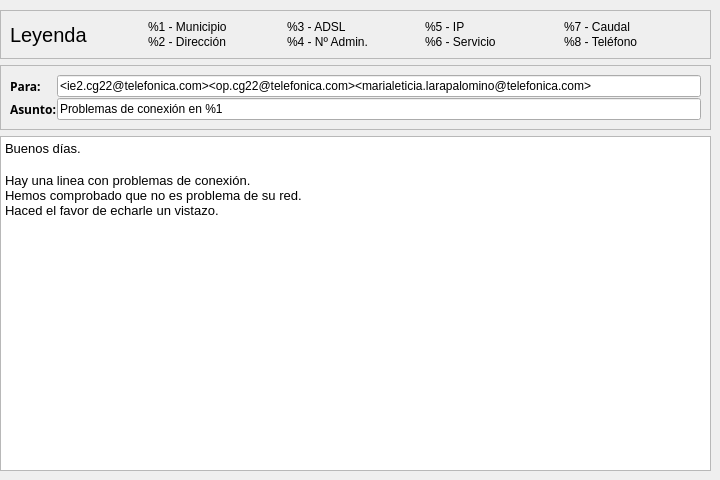
            <widget class="QWidget" name="correo">
             <attribute name="title">
              <string>Correo</string>
             </attribute>
             <widget class="QWidget" name="layoutWidget">
              <property name="geometry">
               <rect>
                <x>0</x>
                <y>10</y>
                <width>711</width>
                <height>461</height>
               </rect>
              </property>
              <layout class="QVBoxLayout" name="verticalLayout_20">
               <item>
                <widget class="QFrame" name="fr_leyenda">
                 <property name="frameShape">
                  <enum>QFrame::StyledPanel</enum>
                 </property>
                 <property name="frameShadow">
                  <enum>QFrame::Raised</enum>
                 </property>
                 <layout class="QVBoxLayout" name="verticalLayout_18">
                  <item>
                   <layout class="QHBoxLayout" name="horizontalLayout_10">
                    <property name="spacing">
                     <number>1</number>
                    </property>
                    <item>
                     <widget class="QLabel" name="label_42">
                      <property name="font">
                       <font>
                        <pointsize>15</pointsize>
                       </font>
                      </property>
                      <property name="text">
                       <string>Leyenda</string>
                      </property>
                     </widget>
                    </item>
                    <item>
                     <layout class="QVBoxLayout" name="verticalLayout_13">
                      <property name="spacing">
                       <number>1</number>
                      </property>
                      <item>
                       <widget class="QLabel" name="label_33">
                        <property name="text">
                         <string>%1 - Municipio</string>
                        </property>
                       </widget>
                      </item>
                      <item>
                       <widget class="QLabel" name="label_35">
                        <property name="text">
                         <string>%2 - Dirección</string>
                        </property>
                       </widget>
                      </item>
                     </layout>
                    </item>
                    <item>
                     <layout class="QVBoxLayout" name="verticalLayout_14">
                      <property name="spacing">
                       <number>1</number>
                      </property>
                      <item>
                       <widget class="QLabel" name="label_36">
                        <property name="text">
                         <string>%3 - ADSL</string>
                        </property>
                       </widget>
                      </item>
                      <item>
                       <widget class="QLabel" name="label_37">
                        <property name="text">
                         <string>%4 - Nº Admin.</string>
                        </property>
                       </widget>
                      </item>
                     </layout>
                    </item>
                    <item>
                     <layout class="QVBoxLayout" name="verticalLayout_15">
                      <property name="spacing">
                       <number>1</number>
                      </property>
                      <item>
                       <widget class="QLabel" name="label_38">
                        <property name="text">
                         <string>%5 - IP</string>
                        </property>
                       </widget>
                      </item>
                      <item>
                       <widget class="QLabel" name="label_39">
                        <property name="text">
                         <string>%6 - Servicio</string>
                        </property>
                       </widget>
                      </item>
                     </layout>
                    </item>
                    <item>
                     <layout class="QVBoxLayout" name="verticalLayout_16">
                      <property name="spacing">
                       <number>1</number>
                      </property>
                      <item>
                       <widget class="QLabel" name="label_40">
                        <property name="text">
                         <string>%7 - Caudal</string>
                        </property>
                       </widget>
                      </item>
                      <item>
                       <widget class="QLabel" name="label_41">
                        <property name="text">
                         <string>%8 - Teléfono</string>
                        </property>
                       </widget>
                      </item>
                     </layout>
                    </item>
                   </layout>
                  </item>
                 </layout>
                </widget>
               </item>
               <item>
                <widget class="QFrame" name="fr_para">
                 <property name="frameShape">
                  <enum>QFrame::StyledPanel</enum>
                 </property>
                 <property name="frameShadow">
                  <enum>QFrame::Raised</enum>
                 </property>
                 <layout class="QGridLayout" name="gridLayout_11">
                  <item row="0" column="0">
                   <layout class="QHBoxLayout" name="horizontalLayout_11">
                    <property name="spacing">
                     <number>1</number>
                    </property>
                    <item>
                     <layout class="QVBoxLayout" name="verticalLayout_12">
                      <property name="spacing">
                       <number>1</number>
                      </property>
                      <item>
                       <widget class="QLabel" name="label_43">
                        <property name="font">
                         <font>
                          <family>Ubuntu Condensed</family>
                          <weight>75</weight>
                          <bold>true</bold>
                         </font>
                        </property>
                        <property name="text">
                         <string>Para:</string>
                        </property>
                       </widget>
                      </item>
                      <item>
                       <widget class="QLabel" name="label_44">
                        <property name="font">
                         <font>
                          <family>Ubuntu Condensed</family>
                          <weight>75</weight>
                          <bold>true</bold>
                         </font>
                        </property>
                        <property name="text">
                         <string>Asunto:</string>
                        </property>
                       </widget>
                      </item>
                     </layout>
                    </item>
                    <item>
                     <layout class="QVBoxLayout" name="verticalLayout_17">
                      <property name="spacing">
                       <number>1</number>
                      </property>
                      <item>
                       <widget class="QLineEdit" name="para">
                        <property name="text">
                         <string>&lt;ie2.cg22@telefonica.com&gt;&lt;op.cg22@telefonica.com&gt;&lt;marialeticia.larapalomino@telefonica.com&gt;</string>
                        </property>
                       </widget>
                      </item>
                      <item>
                       <widget class="QLineEdit" name="asunto">
                        <property name="text">
                         <string>Problemas de conexión en %1</string>
                        </property>
                       </widget>
                      </item>
                     </layout>
                    </item>
                   </layout>
                  </item>
                 </layout>
                </widget>
               </item>
               <item>
                <widget class="QTextEdit" name="cuerpo">
                 <property name="toolTip">
                  <string>&lt;html&gt;&lt;head/&gt;&lt;body&gt;&lt;p&gt;%1 - Municipio&lt;/p&gt;&lt;p&gt;%2 - Dirección&lt;/p&gt;&lt;p&gt;%3 - ADSL&lt;/p&gt;&lt;p&gt;%4 - Número Administrativo&lt;/p&gt;&lt;p&gt;%5 - IP&lt;/p&gt;&lt;p&gt;%6 - Servicio&lt;/p&gt;&lt;p&gt;%7 - Caudal&lt;/p&gt;&lt;p&gt;%8 - NºSerie&lt;/p&gt;&lt;/body&gt;&lt;/html&gt;</string>
                 </property>
                 <property name="statusTip">
                  <string>66</string>
                 </property>
                 <property name="html">
                  <string>&lt;!DOCTYPE HTML PUBLIC &quot;-//W3C//DTD HTML 4.0//EN&quot; &quot;http://www.w3.org/TR/REC-html40/strict.dtd&quot;&gt;
&lt;html&gt;&lt;head&gt;&lt;meta name=&quot;qrichtext&quot; content=&quot;1&quot; /&gt;&lt;style type=&quot;text/css&quot;&gt;
p, li { white-space: pre-wrap; }
&lt;/style&gt;&lt;/head&gt;&lt;body style=&quot; font-family:'Sans Serif'; font-size:11pt; font-weight:400; font-style:normal;&quot;&gt;
&lt;p style=&quot; margin-top:0px; margin-bottom:0px; margin-left:0px; margin-right:0px; -qt-block-indent:0; text-indent:0px;&quot;&gt;&lt;span style=&quot; font-size:10pt;&quot;&gt;Buenos días.&lt;br /&gt;&lt;br /&gt;Hay una linea con problemas de conexión.&lt;/span&gt;&lt;/p&gt;
&lt;p style=&quot; margin-top:0px; margin-bottom:0px; margin-left:0px; margin-right:0px; -qt-block-indent:0; text-indent:0px;&quot;&gt;&lt;span style=&quot; font-size:10pt;&quot;&gt;Hemos comprobado que no es problema de su red.&lt;/span&gt;&lt;/p&gt;
&lt;p style=&quot; margin-top:0px; margin-bottom:0px; margin-left:0px; margin-right:0px; -qt-block-indent:0; text-indent:0px;&quot;&gt;&lt;span style=&quot; font-size:10pt;&quot;&gt;Haced el favor de echarle un vistazo.&lt;/span&gt;&lt;/p&gt;
&lt;p style=&quot;-qt-paragraph-type:empty; margin-top:0px; margin-bottom:0px; margin-left:0px; margin-right:0px; -qt-block-indent:0; text-indent:0px; font-size:10pt;&quot;&gt;&lt;br /&gt;&lt;/p&gt;&lt;/body&gt;&lt;/html&gt;</string>
                 </property>
                </widget>
               </item>
              </layout>
             </widget>
            </widget>
